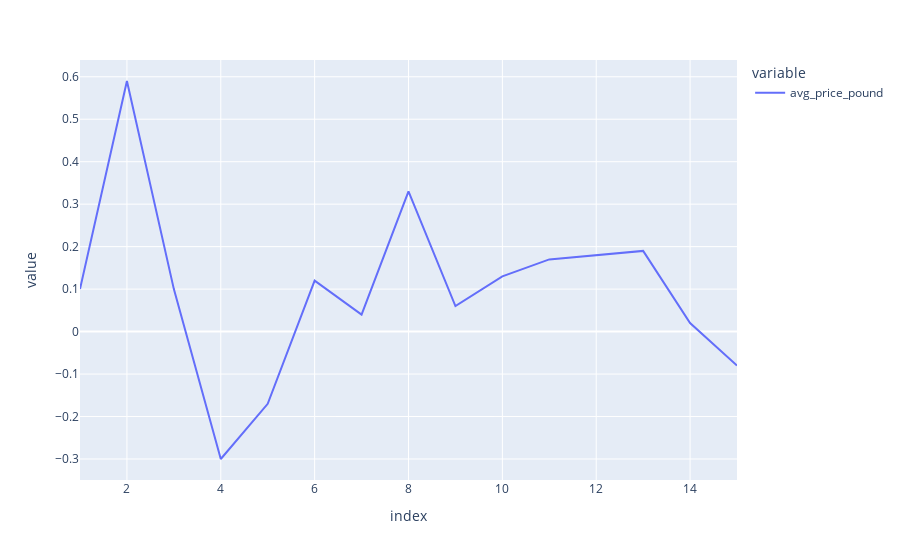

The cell this chart's notebook holds for it:
### Code cell
px.line(data_diff1)

### Figure 1 — Plotly figure (JSON) as saved in the notebook; plotly's stock layout.template omitted (floating-point values rounded to 4 significant figures)
{"data": [{"hovertemplate": "variable=avg_price_pound<br>index=%{x}<br>value=%{y}<extra></extra>", "legendgroup": "avg_price_pound", "line": {"color": "#636efa", "dash": "solid"}, "marker": {"symbol": "circle"}, "mode": "lines", "name": "avg_price_pound", "orientation": "v", "showlegend": true, "type": "scatter", "x": [1, 2, 3, 4, 5, 6, 7, 8, 9, 10, 11, 12, 13, 14, 15], "xaxis": "x", "y": [0.1, 0.59, 0.1, -0.3, -0.17, 0.12, 0.04, 0.33, 0.06, 0.13, 0.17, 0.18, 0.19, 0.02, -0.08], "yaxis": "y"}], "layout": {"legend": {"title": {"text": "variable"}, "tracegroupgap": 0}, "margin": {"t": 60}, "xaxis": {"anchor": "y", "domain": [0, 1], "title": {"text": "index"}}, "yaxis": {"anchor": "x", "domain": [0, 1], "title": {"text": "value"}}}}
